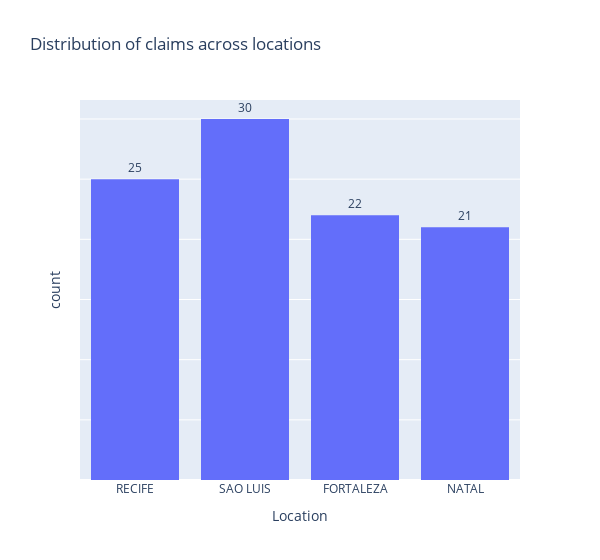

Notebook cell for this chart:
### Markdown cell above
### 1. How does the number of claims differ across locations? 

From our data, the claims are coming from 4 unique location. The distribution belows shows most of the claims comes from Sao Luis followed by Recife location, while Fortaleza is higher than Natal with 1 claim.

### Code cell
fig = px.histogram(claims_clean, x="location",
                   title='Distribution of claims across locations', 
                   text_auto= True,
                   width=600,
                   labels={'location':'Location', 'count':'Count of claims'})
fig.update_traces(textposition='outside', cliponaxis=False)
fig.update_yaxes(showticklabels=False)
fig.show()

### Figure 1 — Plotly figure (JSON) as saved in the notebook; plotly's stock layout.template omitted (floating-point values rounded to 4 significant figures)
{"data": [{"alignmentgroup": "True", "bingroup": "x", "cliponaxis": false, "hovertemplate": "Location=%{x}<br>count=%{y}<extra></extra>", "legendgroup": "", "marker": {"color": "#636efa", "pattern": {"shape": ""}}, "name": "", "offsetgroup": "", "orientation": "v", "showlegend": false, "textposition": "outside", "texttemplate": "%{value}", "type": "histogram", "x": ["RECIFE", "SAO LUIS", "SAO LUIS", "FORTALEZA", "FORTALEZA", "FORTALEZA", "NATAL", "FORTALEZA", "FORTALEZA", "RECIFE", "FORTALEZA", "NATAL", "RECIFE", "SAO LUIS", "SAO LUIS", "SAO LUIS", "SAO LUIS", "NATAL", "FORTALEZA", "SAO LUIS", "SAO LUIS", "SAO LUIS", "RECIFE", "SAO LUIS", "SAO LUIS", "FORTALEZA", "NATAL", "SAO LUIS", "SAO LUIS", "RECIFE", "SAO LUIS", "RECIFE", "NATAL", "SAO LUIS", "FORTALEZA", "SAO LUIS", "RECIFE", "RECIFE", "RECIFE", "RECIFE", "NATAL", "NATAL", "RECIFE", "RECIFE", "NATAL", "RECIFE", "FORTALEZA", "RECIFE", "FORTALEZA", "SAO LUIS", "FORTALEZA", "RECIFE", "FORTALEZA", "RECIFE", "NATAL", "SAO LUIS", "FORTALEZA", "FORTALEZA", "SAO LUIS", "NATAL", "NATAL", "RECIFE", "RECIFE", "FORTALEZA", "RECIFE", "RECIFE", "RECIFE", "NATAL", "NATAL", "SAO LUIS", "SAO LUIS", "SAO LUIS", "FORTALEZA", "FORTALEZA", "RECIFE", "NATAL", "NATAL", "FORTALEZA", "SAO LUIS", "SAO LUIS", "NATAL", "FORTALEZA", "RECIFE", "SAO LUIS", "RECIFE", "NATAL", "SAO LUIS", "SAO LUIS", "NATAL", "SAO LUIS", "SAO LUIS", "SAO LUIS", "RECIFE", "FORTALEZA", "FORTALEZA", "NATAL", "NATAL", "NATAL"], "xaxis": "x", "yaxis": "y"}], "layout": {"barmode": "relative", "legend": {"tracegroupgap": 0}, "title": {"text": "Distribution of claims across locations"}, "width": 600, "xaxis": {"anchor": "y", "domain": [0, 1], "title": {"text": "Location"}}, "yaxis": {"anchor": "x", "domain": [0, 1], "showticklabels": false, "title": {"text": "count"}}}}
